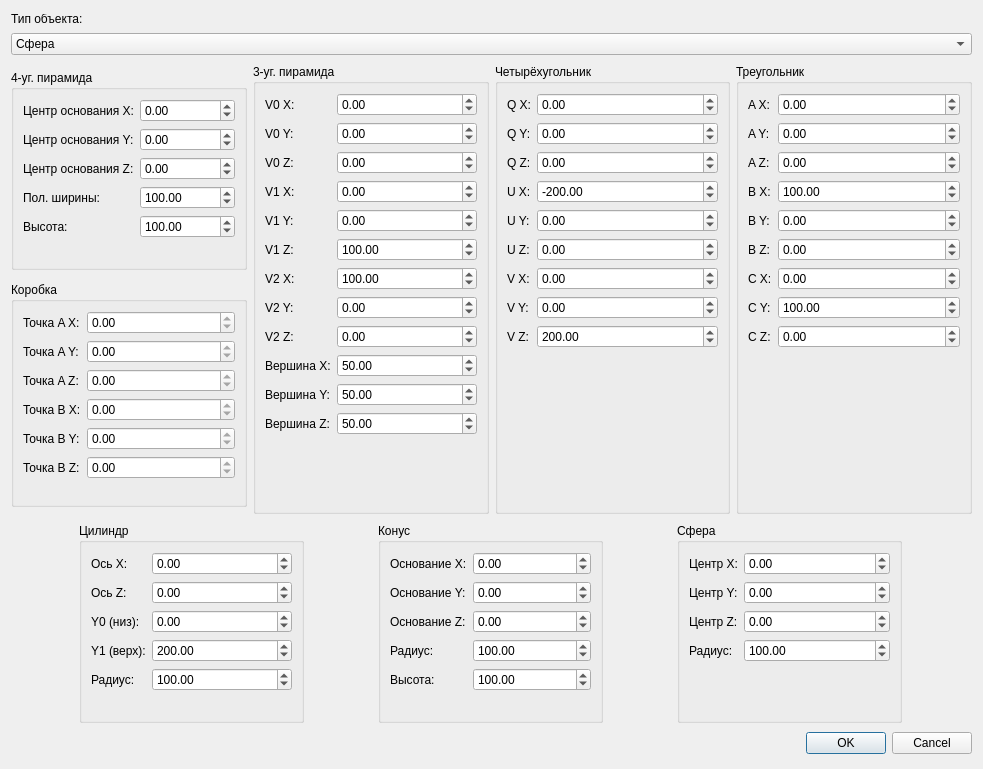
<?xml version="1.0" encoding="UTF-8"?>
<ui version="4.0">
 <class>object_add_dialog</class>
 <widget class="QDialog" name="object_add_dialog">
  <property name="geometry">
   <rect>
    <x>0</x>
    <y>0</y>
    <width>983</width>
    <height>769</height>
   </rect>
  </property>
  <property name="minimumSize">
   <size>
    <width>983</width>
    <height>769</height>
   </size>
  </property>
  <property name="maximumSize">
   <size>
    <width>16777215</width>
    <height>1500</height>
   </size>
  </property>
  <property name="windowTitle">
   <string>Добавить объект</string>
  </property>
  <layout class="QVBoxLayout" name="verticalLayout">
   <item>
    <widget class="QLabel" name="label">
     <property name="maximumSize">
      <size>
       <width>16777215</width>
       <height>10</height>
      </size>
     </property>
     <property name="text">
      <string>Тип объекта:</string>
     </property>
    </widget>
   </item>
   <item>
    <widget class="QComboBox" name="typeComboBox">
     <item>
      <property name="text">
       <string>Сфера</string>
      </property>
     </item>
     <item>
      <property name="text">
       <string>Цилиндр</string>
      </property>
     </item>
     <item>
      <property name="text">
       <string>Конус</string>
      </property>
     </item>
     <item>
      <property name="text">
       <string>Пирамида 4-уг</string>
      </property>
     </item>
     <item>
      <property name="text">
       <string>Пирамида 3-уг</string>
      </property>
     </item>
     <item>
      <property name="text">
       <string>Коробка</string>
      </property>
     </item>
     <item>
      <property name="text">
       <string>Четырёхугольник</string>
      </property>
     </item>
     <item>
      <property name="text">
       <string>Треугольник</string>
      </property>
     </item>
    </widget>
   </item>
   <item>
    <layout class="QHBoxLayout" name="horizontalLayout_2">
     <property name="topMargin">
      <number>0</number>
     </property>
     <item>
      <layout class="QVBoxLayout" name="verticalLayout_2">
       <item>
        <widget class="QGroupBox" name="quadPyramidGroup">
         <property name="maximumSize">
          <size>
           <width>265</width>
           <height>200</height>
          </size>
         </property>
         <property name="title">
          <string>4-уг. пирамида</string>
         </property>
         <layout class="QFormLayout" name="formLayout_4">
          <item row="0" column="0">
           <widget class="QLabel" name="label_16">
            <property name="text">
             <string>Центр основания X:</string>
            </property>
           </widget>
          </item>
          <item row="0" column="1">
           <widget class="QDoubleSpinBox" name="quadPyramidCenterX">
            <property name="minimum">
             <double>-15000.000000000000000</double>
            </property>
            <property name="maximum">
             <double>15000.000000000000000</double>
            </property>
            <property name="value">
             <double>0.000000000000000</double>
            </property>
           </widget>
          </item>
          <item row="1" column="0">
           <widget class="QLabel" name="label_17">
            <property name="text">
             <string>Центр основания Y:</string>
            </property>
           </widget>
          </item>
          <item row="1" column="1">
           <widget class="QDoubleSpinBox" name="quadPyramidCenterY">
            <property name="minimum">
             <double>-15000.000000000000000</double>
            </property>
            <property name="maximum">
             <double>15000.000000000000000</double>
            </property>
            <property name="value">
             <double>0.000000000000000</double>
            </property>
           </widget>
          </item>
          <item row="2" column="0">
           <widget class="QLabel" name="label_18">
            <property name="text">
             <string>Центр основания Z:</string>
            </property>
           </widget>
          </item>
          <item row="2" column="1">
           <widget class="QDoubleSpinBox" name="quadPyramidCenterZ">
            <property name="minimum">
             <double>-15000.000000000000000</double>
            </property>
            <property name="maximum">
             <double>15000.000000000000000</double>
            </property>
            <property name="value">
             <double>0.000000000000000</double>
            </property>
           </widget>
          </item>
          <item row="3" column="0">
           <widget class="QLabel" name="label_19">
            <property name="text">
             <string>Пол. ширины:</string>
            </property>
           </widget>
          </item>
          <item row="3" column="1">
           <widget class="QDoubleSpinBox" name="quadPyramidHalfWidth">
            <property name="minimum">
             <double>0.000000000000000</double>
            </property>
            <property name="maximum">
             <double>15000.000000000000000</double>
            </property>
            <property name="value">
             <double>100.000000000000000</double>
            </property>
           </widget>
          </item>
          <item row="4" column="0">
           <widget class="QLabel" name="label_20">
            <property name="text">
             <string>Высота:</string>
            </property>
           </widget>
          </item>
          <item row="4" column="1">
           <widget class="QDoubleSpinBox" name="quadPyramidHeight">
            <property name="minimum">
             <double>0.000000000000000</double>
            </property>
            <property name="maximum">
             <double>15000.000000000000000</double>
            </property>
            <property name="value">
             <double>100.000000000000000</double>
            </property>
           </widget>
          </item>
         </layout>
        </widget>
       </item>
       <item>
        <widget class="QGroupBox" name="boxGroup">
         <property name="maximumSize">
          <size>
           <width>265</width>
           <height>225</height>
          </size>
         </property>
         <property name="title">
          <string>Коробка</string>
         </property>
         <layout class="QFormLayout" name="formLayout_6">
          <item row="0" column="0">
           <widget class="QLabel" name="label_33">
            <property name="text">
             <string>Точка A X:</string>
            </property>
           </widget>
          </item>
          <item row="0" column="1">
           <widget class="QDoubleSpinBox" name="boxAX">
            <property name="minimum">
             <double>0.000000000000000</double>
            </property>
            <property name="maximum">
             <double>0.000000000000000</double>
            </property>
            <property name="value">
             <double>0.000000000000000</double>
            </property>
           </widget>
          </item>
          <item row="1" column="0">
           <widget class="QLabel" name="label_34">
            <property name="text">
             <string>Точка A Y:</string>
            </property>
           </widget>
          </item>
          <item row="1" column="1">
           <widget class="QDoubleSpinBox" name="boxAY">
            <property name="minimum">
             <double>0.000000000000000</double>
            </property>
            <property name="maximum">
             <double>0.000000000000000</double>
            </property>
            <property name="value">
             <double>0.000000000000000</double>
            </property>
           </widget>
          </item>
          <item row="2" column="0">
           <widget class="QLabel" name="label_35">
            <property name="text">
             <string>Точка A Z:</string>
            </property>
           </widget>
          </item>
          <item row="2" column="1">
           <widget class="QDoubleSpinBox" name="boxAZ">
            <property name="minimum">
             <double>0.000000000000000</double>
            </property>
            <property name="maximum">
             <double>0.000000000000000</double>
            </property>
            <property name="value">
             <double>0.000000000000000</double>
            </property>
           </widget>
          </item>
          <item row="3" column="0">
           <widget class="QLabel" name="label_36">
            <property name="text">
             <string>Точка B X:</string>
            </property>
           </widget>
          </item>
          <item row="3" column="1">
           <widget class="QDoubleSpinBox" name="boxBX">
            <property name="minimum">
             <double>0.000000000000000</double>
            </property>
            <property name="maximum">
             <double>0.000000000000000</double>
            </property>
            <property name="value">
             <double>0.000000000000000</double>
            </property>
           </widget>
          </item>
          <item row="4" column="0">
           <widget class="QLabel" name="label_37">
            <property name="text">
             <string>Точка B Y:</string>
            </property>
           </widget>
          </item>
          <item row="4" column="1">
           <widget class="QDoubleSpinBox" name="boxBY">
            <property name="minimum">
             <double>0.000000000000000</double>
            </property>
            <property name="maximum">
             <double>0.000000000000000</double>
            </property>
            <property name="value">
             <double>0.000000000000000</double>
            </property>
           </widget>
          </item>
          <item row="5" column="0">
           <widget class="QLabel" name="label_38">
            <property name="text">
             <string>Точка B Z:</string>
            </property>
           </widget>
          </item>
          <item row="5" column="1">
           <widget class="QDoubleSpinBox" name="boxBZ">
            <property name="minimum">
             <double>0.000000000000000</double>
            </property>
            <property name="maximum">
             <double>0.000000000000000</double>
            </property>
            <property name="value">
             <double>0.000000000000000</double>
            </property>
           </widget>
          </item>
         </layout>
        </widget>
       </item>
      </layout>
     </item>
     <item>
      <widget class="QGroupBox" name="triPyramidGroup">
       <property name="maximumSize">
        <size>
         <width>245</width>
         <height>450</height>
        </size>
       </property>
       <property name="title">
        <string>3-уг. пирамида</string>
       </property>
       <layout class="QFormLayout" name="formLayout_5">
        <item row="0" column="0">
         <widget class="QLabel" name="label_21">
          <property name="text">
           <string>V0 X:</string>
          </property>
         </widget>
        </item>
        <item row="0" column="1">
         <widget class="QDoubleSpinBox" name="triV0X">
          <property name="minimum">
           <double>-15000.000000000000000</double>
          </property>
          <property name="maximum">
           <double>15000.000000000000000</double>
          </property>
          <property name="value">
           <double>0.000000000000000</double>
          </property>
         </widget>
        </item>
        <item row="1" column="0">
         <widget class="QLabel" name="label_22">
          <property name="text">
           <string>V0 Y:</string>
          </property>
         </widget>
        </item>
        <item row="1" column="1">
         <widget class="QDoubleSpinBox" name="triV0Y">
          <property name="minimum">
           <double>-15000.000000000000000</double>
          </property>
          <property name="maximum">
           <double>15000.000000000000000</double>
          </property>
          <property name="value">
           <double>0.000000000000000</double>
          </property>
         </widget>
        </item>
        <item row="2" column="0">
         <widget class="QLabel" name="label_23">
          <property name="text">
           <string>V0 Z:</string>
          </property>
         </widget>
        </item>
        <item row="2" column="1">
         <widget class="QDoubleSpinBox" name="triV0Z">
          <property name="minimum">
           <double>-15000.000000000000000</double>
          </property>
          <property name="maximum">
           <double>15000.000000000000000</double>
          </property>
          <property name="value">
           <double>0.000000000000000</double>
          </property>
         </widget>
        </item>
        <item row="3" column="0">
         <widget class="QLabel" name="label_24">
          <property name="text">
           <string>V1 X:</string>
          </property>
         </widget>
        </item>
        <item row="3" column="1">
         <widget class="QDoubleSpinBox" name="triV1X">
          <property name="minimum">
           <double>-15000.000000000000000</double>
          </property>
          <property name="maximum">
           <double>15000.000000000000000</double>
          </property>
          <property name="value">
           <double>0.000000000000000</double>
          </property>
         </widget>
        </item>
        <item row="4" column="0">
         <widget class="QLabel" name="label_25">
          <property name="text">
           <string>V1 Y:</string>
          </property>
         </widget>
        </item>
        <item row="4" column="1">
         <widget class="QDoubleSpinBox" name="triV1Y">
          <property name="minimum">
           <double>-15000.000000000000000</double>
          </property>
          <property name="maximum">
           <double>15000.000000000000000</double>
          </property>
          <property name="value">
           <double>0.000000000000000</double>
          </property>
         </widget>
        </item>
        <item row="5" column="0">
         <widget class="QLabel" name="label_26">
          <property name="text">
           <string>V1 Z:</string>
          </property>
         </widget>
        </item>
        <item row="5" column="1">
         <widget class="QDoubleSpinBox" name="triV1Z">
          <property name="minimum">
           <double>-15000.000000000000000</double>
          </property>
          <property name="maximum">
           <double>15000.000000000000000</double>
          </property>
          <property name="value">
           <double>100.000000000000000</double>
          </property>
         </widget>
        </item>
        <item row="6" column="0">
         <widget class="QLabel" name="label_27">
          <property name="text">
           <string>V2 X:</string>
          </property>
         </widget>
        </item>
        <item row="6" column="1">
         <widget class="QDoubleSpinBox" name="triV2X">
          <property name="minimum">
           <double>-15000.000000000000000</double>
          </property>
          <property name="maximum">
           <double>15000.000000000000000</double>
          </property>
          <property name="value">
           <double>100.000000000000000</double>
          </property>
         </widget>
        </item>
        <item row="7" column="0">
         <widget class="QLabel" name="label_28">
          <property name="text">
           <string>V2 Y:</string>
          </property>
         </widget>
        </item>
        <item row="7" column="1">
         <widget class="QDoubleSpinBox" name="triV2Y">
          <property name="minimum">
           <double>-15000.000000000000000</double>
          </property>
          <property name="maximum">
           <double>15000.000000000000000</double>
          </property>
          <property name="value">
           <double>0.000000000000000</double>
          </property>
         </widget>
        </item>
        <item row="8" column="0">
         <widget class="QLabel" name="label_29">
          <property name="text">
           <string>V2 Z:</string>
          </property>
         </widget>
        </item>
        <item row="8" column="1">
         <widget class="QDoubleSpinBox" name="triV2Z">
          <property name="minimum">
           <double>-15000.000000000000000</double>
          </property>
          <property name="maximum">
           <double>15000.000000000000000</double>
          </property>
          <property name="value">
           <double>0.000000000000000</double>
          </property>
         </widget>
        </item>
        <item row="9" column="0">
         <widget class="QLabel" name="label_30">
          <property name="text">
           <string>Вершина X:</string>
          </property>
         </widget>
        </item>
        <item row="9" column="1">
         <widget class="QDoubleSpinBox" name="triApexX">
          <property name="minimum">
           <double>-15000.000000000000000</double>
          </property>
          <property name="maximum">
           <double>15000.000000000000000</double>
          </property>
          <property name="value">
           <double>50.000000000000000</double>
          </property>
         </widget>
        </item>
        <item row="10" column="0">
         <widget class="QLabel" name="label_31">
          <property name="text">
           <string>Вершина Y:</string>
          </property>
         </widget>
        </item>
        <item row="10" column="1">
         <widget class="QDoubleSpinBox" name="triApexY">
          <property name="minimum">
           <double>-15000.000000000000000</double>
          </property>
          <property name="maximum">
           <double>15000.000000000000000</double>
          </property>
          <property name="value">
           <double>50.000000000000000</double>
          </property>
         </widget>
        </item>
        <item row="11" column="0">
         <widget class="QLabel" name="label_32">
          <property name="text">
           <string>Вершина Z:</string>
          </property>
         </widget>
        </item>
        <item row="11" column="1">
         <widget class="QDoubleSpinBox" name="triApexZ">
          <property name="minimum">
           <double>-15000.000000000000000</double>
          </property>
          <property name="maximum">
           <double>15000.000000000000000</double>
          </property>
          <property name="value">
           <double>50.000000000000000</double>
          </property>
         </widget>
        </item>
       </layout>
      </widget>
     </item>
     <item>
      <widget class="QGroupBox" name="quadGroup">
       <property name="maximumSize">
        <size>
         <width>16777215</width>
         <height>450</height>
        </size>
       </property>
       <property name="title">
        <string>Четырёхугольник</string>
       </property>
       <layout class="QFormLayout" name="formLayout_7">
        <item row="0" column="0">
         <widget class="QLabel" name="label_quad_qx">
          <property name="text">
           <string>Q X:</string>
          </property>
         </widget>
        </item>
        <item row="0" column="1">
         <widget class="QDoubleSpinBox" name="quadQX">
          <property name="minimum">
           <double>-15000.000000000000000</double>
          </property>
          <property name="maximum">
           <double>15000.000000000000000</double>
          </property>
          <property name="value">
           <double>0.000000000000000</double>
          </property>
         </widget>
        </item>
        <item row="1" column="0">
         <widget class="QLabel" name="label_quad_qy">
          <property name="text">
           <string>Q Y:</string>
          </property>
         </widget>
        </item>
        <item row="1" column="1">
         <widget class="QDoubleSpinBox" name="quadQY">
          <property name="minimum">
           <double>-15000.000000000000000</double>
          </property>
          <property name="maximum">
           <double>15000.000000000000000</double>
          </property>
          <property name="value">
           <double>0.000000000000000</double>
          </property>
         </widget>
        </item>
        <item row="2" column="0">
         <widget class="QLabel" name="label_quad_qz">
          <property name="text">
           <string>Q Z:</string>
          </property>
         </widget>
        </item>
        <item row="2" column="1">
         <widget class="QDoubleSpinBox" name="quadQZ">
          <property name="minimum">
           <double>-15000.000000000000000</double>
          </property>
          <property name="maximum">
           <double>15000.000000000000000</double>
          </property>
          <property name="value">
           <double>0.000000000000000</double>
          </property>
         </widget>
        </item>
        <item row="3" column="0">
         <widget class="QLabel" name="label_quad_p1x">
          <property name="text">
           <string>U X:</string>
          </property>
         </widget>
        </item>
        <item row="3" column="1">
         <widget class="QDoubleSpinBox" name="quadP1X">
          <property name="minimum">
           <double>-15000.000000000000000</double>
          </property>
          <property name="maximum">
           <double>15000.000000000000000</double>
          </property>
          <property name="value">
           <double>-200.000000000000000</double>
          </property>
         </widget>
        </item>
        <item row="4" column="0">
         <widget class="QLabel" name="label_quad_p1y">
          <property name="text">
           <string>U Y:</string>
          </property>
         </widget>
        </item>
        <item row="4" column="1">
         <widget class="QDoubleSpinBox" name="quadP1Y">
          <property name="minimum">
           <double>-15000.000000000000000</double>
          </property>
          <property name="maximum">
           <double>15000.000000000000000</double>
          </property>
          <property name="value">
           <double>0.000000000000000</double>
          </property>
         </widget>
        </item>
        <item row="5" column="0">
         <widget class="QLabel" name="label_quad_p1z">
          <property name="text">
           <string>U Z:</string>
          </property>
         </widget>
        </item>
        <item row="5" column="1">
         <widget class="QDoubleSpinBox" name="quadP1Z">
          <property name="minimum">
           <double>-15000.000000000000000</double>
          </property>
          <property name="maximum">
           <double>15000.000000000000000</double>
          </property>
          <property name="value">
           <double>0.000000000000000</double>
          </property>
         </widget>
        </item>
        <item row="6" column="0">
         <widget class="QLabel" name="label_quad_p2x">
          <property name="text">
           <string>V X:</string>
          </property>
         </widget>
        </item>
        <item row="6" column="1">
         <widget class="QDoubleSpinBox" name="quadP2X">
          <property name="minimum">
           <double>-15000.000000000000000</double>
          </property>
          <property name="maximum">
           <double>15000.000000000000000</double>
          </property>
          <property name="value">
           <double>0.000000000000000</double>
          </property>
         </widget>
        </item>
        <item row="7" column="0">
         <widget class="QLabel" name="label_quad_p2y">
          <property name="text">
           <string>V Y:</string>
          </property>
         </widget>
        </item>
        <item row="7" column="1">
         <widget class="QDoubleSpinBox" name="quadP2Y">
          <property name="minimum">
           <double>-15000.000000000000000</double>
          </property>
          <property name="maximum">
           <double>15000.000000000000000</double>
          </property>
          <property name="value">
           <double>0.000000000000000</double>
          </property>
         </widget>
        </item>
        <item row="8" column="0">
         <widget class="QLabel" name="label_quad_p2z">
          <property name="text">
           <string>V Z:</string>
          </property>
         </widget>
        </item>
        <item row="8" column="1">
         <widget class="QDoubleSpinBox" name="quadP2Z">
          <property name="minimum">
           <double>-15000.000000000000000</double>
          </property>
          <property name="maximum">
           <double>15000.000000000000000</double>
          </property>
          <property name="value">
           <double>200.000000000000000</double>
          </property>
         </widget>
        </item>
       </layout>
      </widget>
     </item>
     <item>
      <widget class="QGroupBox" name="triangleGroup">
       <property name="maximumSize">
        <size>
         <width>16777215</width>
         <height>450</height>
        </size>
       </property>
       <property name="title">
        <string>Треугольник</string>
       </property>
       <layout class="QFormLayout" name="formLayout_8">
        <item row="0" column="0">
         <widget class="QLabel" name="label_tri_ax">
          <property name="text">
           <string>A X:</string>
          </property>
         </widget>
        </item>
        <item row="0" column="1">
         <widget class="QDoubleSpinBox" name="triAX">
          <property name="minimum">
           <double>-15000.000000000000000</double>
          </property>
          <property name="maximum">
           <double>15000.000000000000000</double>
          </property>
          <property name="value">
           <double>0.000000000000000</double>
          </property>
         </widget>
        </item>
        <item row="1" column="0">
         <widget class="QLabel" name="label_tri_ay">
          <property name="text">
           <string>A Y:</string>
          </property>
         </widget>
        </item>
        <item row="1" column="1">
         <widget class="QDoubleSpinBox" name="triAY">
          <property name="minimum">
           <double>-15000.000000000000000</double>
          </property>
          <property name="maximum">
           <double>15000.000000000000000</double>
          </property>
          <property name="value">
           <double>0.000000000000000</double>
          </property>
         </widget>
        </item>
        <item row="2" column="0">
         <widget class="QLabel" name="label_tri_az">
          <property name="text">
           <string>A Z:</string>
          </property>
         </widget>
        </item>
        <item row="2" column="1">
         <widget class="QDoubleSpinBox" name="triAZ">
          <property name="minimum">
           <double>-15000.000000000000000</double>
          </property>
          <property name="maximum">
           <double>15000.000000000000000</double>
          </property>
          <property name="value">
           <double>0.000000000000000</double>
          </property>
         </widget>
        </item>
        <item row="3" column="0">
         <widget class="QLabel" name="label_tri_bx">
          <property name="text">
           <string>B X:</string>
          </property>
         </widget>
        </item>
        <item row="3" column="1">
         <widget class="QDoubleSpinBox" name="triBX">
          <property name="minimum">
           <double>-15000.000000000000000</double>
          </property>
          <property name="maximum">
           <double>15000.000000000000000</double>
          </property>
          <property name="value">
           <double>100.000000000000000</double>
          </property>
         </widget>
        </item>
        <item row="4" column="0">
         <widget class="QLabel" name="label_tri_by">
          <property name="text">
           <string>B Y:</string>
          </property>
         </widget>
        </item>
        <item row="4" column="1">
         <widget class="QDoubleSpinBox" name="triBY">
          <property name="minimum">
           <double>-15000.000000000000000</double>
          </property>
          <property name="maximum">
           <double>15000.000000000000000</double>
          </property>
          <property name="value">
           <double>0.000000000000000</double>
          </property>
         </widget>
        </item>
        <item row="5" column="0">
         <widget class="QLabel" name="label_tri_bz">
          <property name="text">
           <string>B Z:</string>
          </property>
         </widget>
        </item>
        <item row="5" column="1">
         <widget class="QDoubleSpinBox" name="triBZ">
          <property name="minimum">
           <double>-15000.000000000000000</double>
          </property>
          <property name="maximum">
           <double>15000.000000000000000</double>
          </property>
          <property name="value">
           <double>0.000000000000000</double>
          </property>
         </widget>
        </item>
        <item row="6" column="0">
         <widget class="QLabel" name="label_tri_cx">
          <property name="text">
           <string>C X:</string>
          </property>
         </widget>
        </item>
        <item row="6" column="1">
         <widget class="QDoubleSpinBox" name="triCX">
          <property name="minimum">
           <double>-15000.000000000000000</double>
          </property>
          <property name="maximum">
           <double>15000.000000000000000</double>
          </property>
          <property name="value">
           <double>0.000000000000000</double>
          </property>
         </widget>
        </item>
        <item row="7" column="0">
         <widget class="QLabel" name="label_tri_cy">
          <property name="text">
           <string>C Y:</string>
          </property>
         </widget>
        </item>
        <item row="7" column="1">
         <widget class="QDoubleSpinBox" name="triCY">
          <property name="minimum">
           <double>-15000.000000000000000</double>
          </property>
          <property name="maximum">
           <double>15000.000000000000000</double>
          </property>
          <property name="value">
           <double>100.000000000000000</double>
          </property>
         </widget>
        </item>
        <item row="8" column="0">
         <widget class="QLabel" name="label_tri_cz">
          <property name="text">
           <string>C Z:</string>
          </property>
         </widget>
        </item>
        <item row="8" column="1">
         <widget class="QDoubleSpinBox" name="triCZ">
          <property name="minimum">
           <double>-15000.000000000000000</double>
          </property>
          <property name="maximum">
           <double>15000.000000000000000</double>
          </property>
          <property name="value">
           <double>0.000000000000000</double>
          </property>
         </widget>
        </item>
       </layout>
      </widget>
     </item>
    </layout>
   </item>
   <item>
    <layout class="QHBoxLayout" name="horizontalLayout">
     <property name="topMargin">
      <number>0</number>
     </property>
     <item>
      <widget class="QGroupBox" name="cylinderGroup">
       <property name="maximumSize">
        <size>
         <width>225</width>
         <height>200</height>
        </size>
       </property>
       <property name="title">
        <string>Цилиндр</string>
       </property>
       <layout class="QFormLayout" name="formLayout_2">
        <item row="0" column="0">
         <widget class="QLabel" name="label_6">
          <property name="text">
           <string>Ось X:</string>
          </property>
         </widget>
        </item>
        <item row="0" column="1">
         <widget class="QDoubleSpinBox" name="cylinderAxisX">
          <property name="minimum">
           <double>-15000.000000000000000</double>
          </property>
          <property name="maximum">
           <double>15000.000000000000000</double>
          </property>
          <property name="value">
           <double>0.000000000000000</double>
          </property>
         </widget>
        </item>
        <item row="1" column="0">
         <widget class="QLabel" name="label_7">
          <property name="text">
           <string>Ось Z:</string>
          </property>
         </widget>
        </item>
        <item row="1" column="1">
         <widget class="QDoubleSpinBox" name="cylinderAxisZ">
          <property name="minimum">
           <double>-15000.000000000000000</double>
          </property>
          <property name="maximum">
           <double>15000.000000000000000</double>
          </property>
          <property name="value">
           <double>0.000000000000000</double>
          </property>
         </widget>
        </item>
        <item row="2" column="0">
         <widget class="QLabel" name="label_8">
          <property name="text">
           <string>Y0 (низ):</string>
          </property>
         </widget>
        </item>
        <item row="2" column="1">
         <widget class="QDoubleSpinBox" name="cylinderY0">
          <property name="minimum">
           <double>-15000.000000000000000</double>
          </property>
          <property name="maximum">
           <double>15000.000000000000000</double>
          </property>
          <property name="value">
           <double>0.000000000000000</double>
          </property>
         </widget>
        </item>
        <item row="3" column="0">
         <widget class="QLabel" name="label_9">
          <property name="text">
           <string>Y1 (верх):</string>
          </property>
         </widget>
        </item>
        <item row="3" column="1">
         <widget class="QDoubleSpinBox" name="cylinderY1">
          <property name="minimum">
           <double>-15000.000000000000000</double>
          </property>
          <property name="maximum">
           <double>15000.000000000000000</double>
          </property>
          <property name="value">
           <double>200.000000000000000</double>
          </property>
         </widget>
        </item>
        <item row="4" column="0">
         <widget class="QLabel" name="label_10">
          <property name="text">
           <string>Радиус:</string>
          </property>
         </widget>
        </item>
        <item row="4" column="1">
         <widget class="QDoubleSpinBox" name="cylinderRadius">
          <property name="minimum">
           <double>-15000.000000000000000</double>
          </property>
          <property name="maximum">
           <double>15000.000000000000000</double>
          </property>
          <property name="value">
           <double>100.000000000000000</double>
          </property>
         </widget>
        </item>
       </layout>
      </widget>
     </item>
     <item>
      <widget class="QGroupBox" name="coneGroup">
       <property name="maximumSize">
        <size>
         <width>225</width>
         <height>200</height>
        </size>
       </property>
       <property name="title">
        <string>Конус</string>
       </property>
       <layout class="QFormLayout" name="formLayout_3">
        <item row="0" column="0">
         <widget class="QLabel" name="label_11">
          <property name="text">
           <string>Основание X:</string>
          </property>
         </widget>
        </item>
        <item row="0" column="1">
         <widget class="QDoubleSpinBox" name="coneBaseX">
          <property name="minimum">
           <double>-15000.000000000000000</double>
          </property>
          <property name="maximum">
           <double>15000.000000000000000</double>
          </property>
          <property name="value">
           <double>0.000000000000000</double>
          </property>
         </widget>
        </item>
        <item row="1" column="0">
         <widget class="QLabel" name="label_12">
          <property name="text">
           <string>Основание Y:</string>
          </property>
         </widget>
        </item>
        <item row="1" column="1">
         <widget class="QDoubleSpinBox" name="coneBaseY">
          <property name="minimum">
           <double>-15000.000000000000000</double>
          </property>
          <property name="maximum">
           <double>15000.000000000000000</double>
          </property>
          <property name="value">
           <double>0.000000000000000</double>
          </property>
         </widget>
        </item>
        <item row="2" column="0">
         <widget class="QLabel" name="label_13">
          <property name="text">
           <string>Основание Z:</string>
          </property>
         </widget>
        </item>
        <item row="2" column="1">
         <widget class="QDoubleSpinBox" name="coneBaseZ">
          <property name="minimum">
           <double>-15000.000000000000000</double>
          </property>
          <property name="maximum">
           <double>15000.000000000000000</double>
          </property>
          <property name="value">
           <double>0.000000000000000</double>
          </property>
         </widget>
        </item>
        <item row="3" column="0">
         <widget class="QLabel" name="label_14">
          <property name="text">
           <string>Радиус:</string>
          </property>
         </widget>
        </item>
        <item row="3" column="1">
         <widget class="QDoubleSpinBox" name="coneRadius">
          <property name="minimum">
           <double>-15000.000000000000000</double>
          </property>
          <property name="maximum">
           <double>15000.000000000000000</double>
          </property>
          <property name="value">
           <double>100.000000000000000</double>
          </property>
         </widget>
        </item>
        <item row="4" column="0">
         <widget class="QLabel" name="label_15">
          <property name="text">
           <string>Высота:</string>
          </property>
         </widget>
        </item>
        <item row="4" column="1">
         <widget class="QDoubleSpinBox" name="coneHeight">
          <property name="minimum">
           <double>-15000.000000000000000</double>
          </property>
          <property name="maximum">
           <double>15000.000000000000000</double>
          </property>
          <property name="value">
           <double>100.000000000000000</double>
          </property>
         </widget>
        </item>
       </layout>
      </widget>
     </item>
     <item>
      <widget class="QGroupBox" name="sphereGroup">
       <property name="maximumSize">
        <size>
         <width>225</width>
         <height>200</height>
        </size>
       </property>
       <property name="title">
        <string>Сфера</string>
       </property>
       <layout class="QFormLayout" name="formLayout_1">
        <item row="0" column="0">
         <widget class="QLabel" name="label_2">
          <property name="text">
           <string>Центр X:</string>
          </property>
         </widget>
        </item>
        <item row="0" column="1">
         <widget class="QDoubleSpinBox" name="sphereCenterX">
          <property name="minimum">
           <double>-15000.000000000000000</double>
          </property>
          <property name="maximum">
           <double>15000.000000000000000</double>
          </property>
          <property name="value">
           <double>0.000000000000000</double>
          </property>
         </widget>
        </item>
        <item row="1" column="0">
         <widget class="QLabel" name="label_3">
          <property name="text">
           <string>Центр Y:</string>
          </property>
         </widget>
        </item>
        <item row="1" column="1">
         <widget class="QDoubleSpinBox" name="sphereCenterY">
          <property name="minimum">
           <double>-15000.000000000000000</double>
          </property>
          <property name="maximum">
           <double>15000.000000000000000</double>
          </property>
          <property name="value">
           <double>0.000000000000000</double>
          </property>
         </widget>
        </item>
        <item row="2" column="0">
         <widget class="QLabel" name="label_4">
          <property name="text">
           <string>Центр Z:</string>
          </property>
         </widget>
        </item>
        <item row="2" column="1">
         <widget class="QDoubleSpinBox" name="sphereCenterZ">
          <property name="minimum">
           <double>-15000.000000000000000</double>
          </property>
          <property name="maximum">
           <double>15000.000000000000000</double>
          </property>
          <property name="value">
           <double>0.000000000000000</double>
          </property>
         </widget>
        </item>
        <item row="3" column="0">
         <widget class="QLabel" name="label_5">
          <property name="text">
           <string>Радиус:</string>
          </property>
         </widget>
        </item>
        <item row="3" column="1">
         <widget class="QDoubleSpinBox" name="sphereRadius">
          <property name="minimum">
           <double>-15000.000000000000000</double>
          </property>
          <property name="maximum">
           <double>15000.000000000000000</double>
          </property>
          <property name="value">
           <double>100.000000000000000</double>
          </property>
         </widget>
        </item>
       </layout>
      </widget>
     </item>
    </layout>
   </item>
   <item>
    <widget class="QDialogButtonBox" name="buttonBox">
     <property name="orientation">
      <enum>Qt::Horizontal</enum>
     </property>
     <property name="standardButtons">
      <set>QDialogButtonBox::Cancel|QDialogButtonBox::Ok</set>
     </property>
    </widget>
   </item>
  </layout>
 </widget>
 <resources/>
 <connections>
  <connection>
   <sender>buttonBox</sender>
   <signal>accepted()</signal>
   <receiver>object_add_dialog</receiver>
   <slot>accept()</slot>
   <hints>
    <hint type="sourcelabel">
     <x>20</x>
     <y>20</y>
    </hint>
    <hint type="destinationlabel">
     <x>20</x>
     <y>20</y>
    </hint>
   </hints>
  </connection>
  <connection>
   <sender>buttonBox</sender>
   <signal>rejected()</signal>
   <receiver>object_add_dialog</receiver>
   <slot>reject()</slot>
   <hints>
    <hint type="sourcelabel">
     <x>20</x>
     <y>20</y>
    </hint>
    <hint type="destinationlabel">
     <x>20</x>
     <y>20</y>
    </hint>
   </hints>
  </connection>
 </connections>
</ui>
